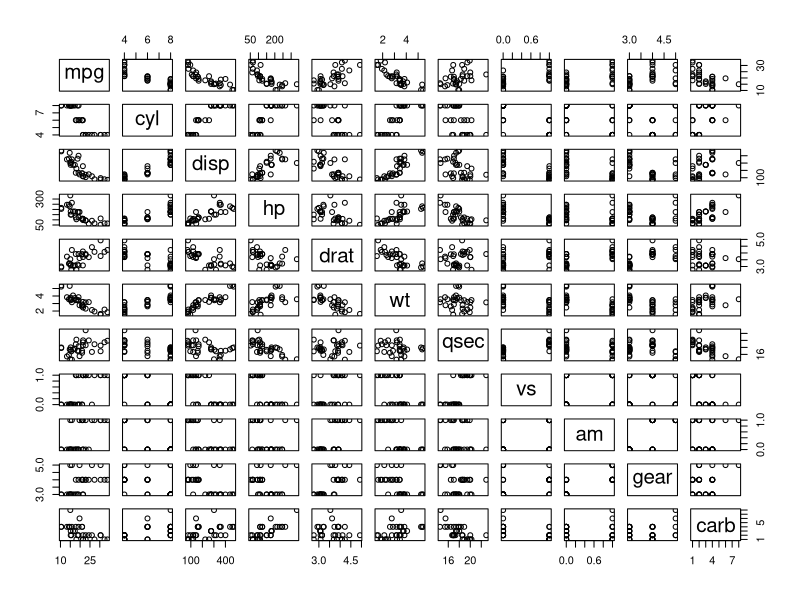
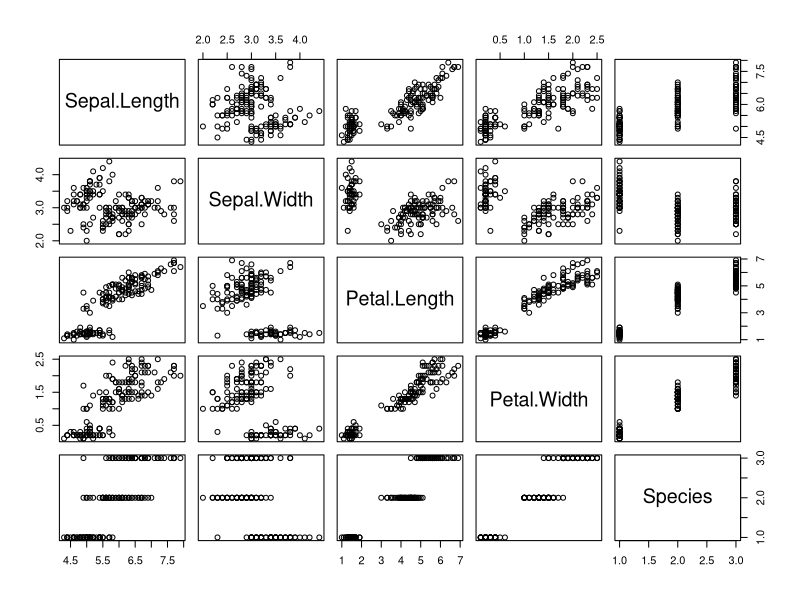

Recreate these plots in R, in order.
## ---- chunk 1
data(mtcars)

plot(mtcars)
## ---- chunk 2
data(iris)

plot(iris)
## ---- chunk 3
library(dplyr)
